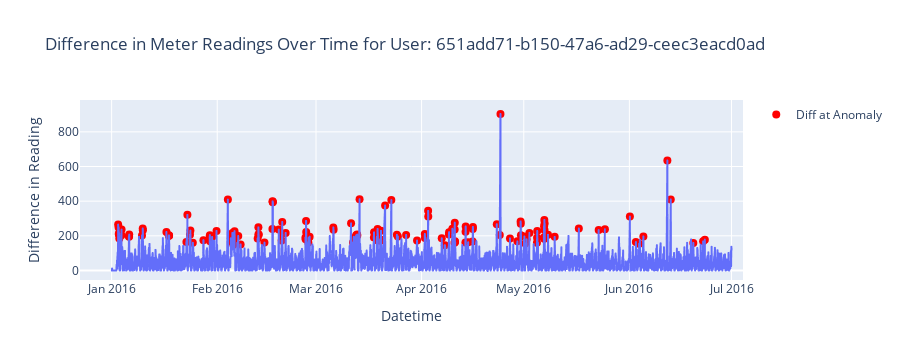

The notebook cell this image was saved under:
### Code cell
# prompt: make this chart interective

# !pip install plotly

import plotly.express as px
import plotly.graph_objects as go


# Optionally, visualize the 'diff' for the user
fig_diff = px.line(
    user_df,
    x='datetime',
    y='diff',
    title=f'Difference in Meter Readings Over Time for User: {random_user_key}'
)

# Add anomaly diff points as markers
anomaly_diff_points = user_df[user_df['Anomaly'] == 1]
fig_diff.add_scatter(
    x=anomaly_diff_points['datetime'],
    y=anomaly_diff_points['diff'],
    mode='markers',
    name='Diff at Anomaly',
    marker=dict(color='red', size=8)
)

fig_diff.update_layout(
    xaxis_title='Datetime',
    yaxis_title='Difference in Reading'
)

fig_diff.show()

### Figure 1 — Plotly figure (JSON) as saved in the notebook; plotly's stock layout.template omitted (floating-point values rounded to 4 significant figures; data arrays with more than 128 entries replaced by an {"elided": "..."} marker saying what was removed)
{"data": [{"hovertemplate": "datetime=%{x}<br>diff=%{y}<extra></extra>", "legendgroup": "", "line": {"color": "#636efa", "dash": "solid"}, "marker": {"symbol": "circle"}, "mode": "lines", "name": "", "showlegend": false, "type": "scattergl", "x": {"elided": "4275 str values"}, "xaxis": "x", "y": {"elided": "4275 float values"}, "yaxis": "y"}, {"marker": {"color": "red", "size": 8}, "mode": "markers", "name": "Diff at Anomaly", "type": "scatter", "x": {"elided": "146 str values"}, "y": {"elided": "146 float values"}}], "layout": {"height": 360, "legend": {"tracegroupgap": 0}, "title": {"text": "Difference in Meter Readings Over Time for User: 651add71-b150-47a6-ad29-ceec3eacd0ad"}, "xaxis": {"anchor": "y", "autorange": true, "domain": [0, 1], "range": ["2015-12-22 10:12:34.5921", "2016-07-04 15:37:04.4079"], "title": {"text": "Datetime"}, "type": "date"}, "yaxis": {"anchor": "x", "autorange": true, "domain": [0, 1], "range": [-54.94, 983.8], "title": {"text": "Difference in Reading"}, "type": "linear"}}}
